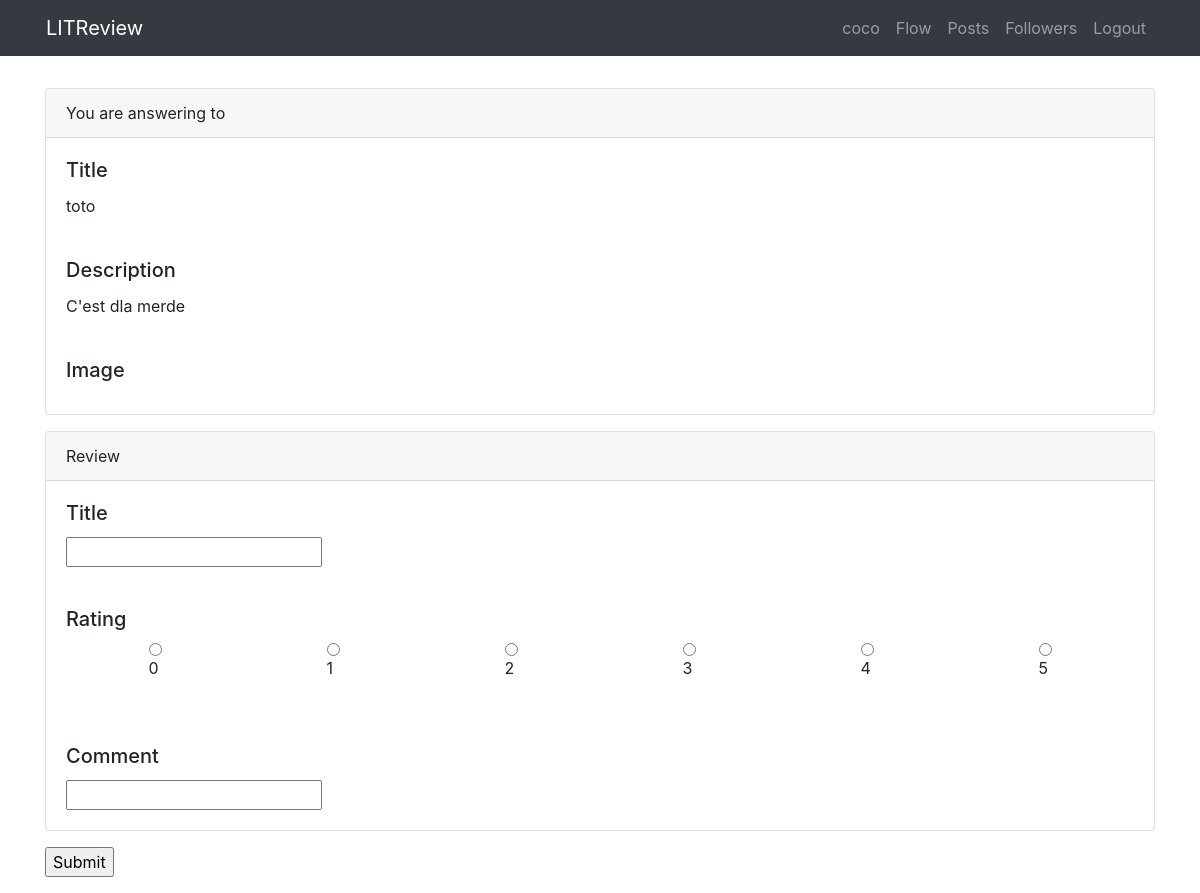
Page /reviews/review/response/15 (signed in) on the earlier database version.
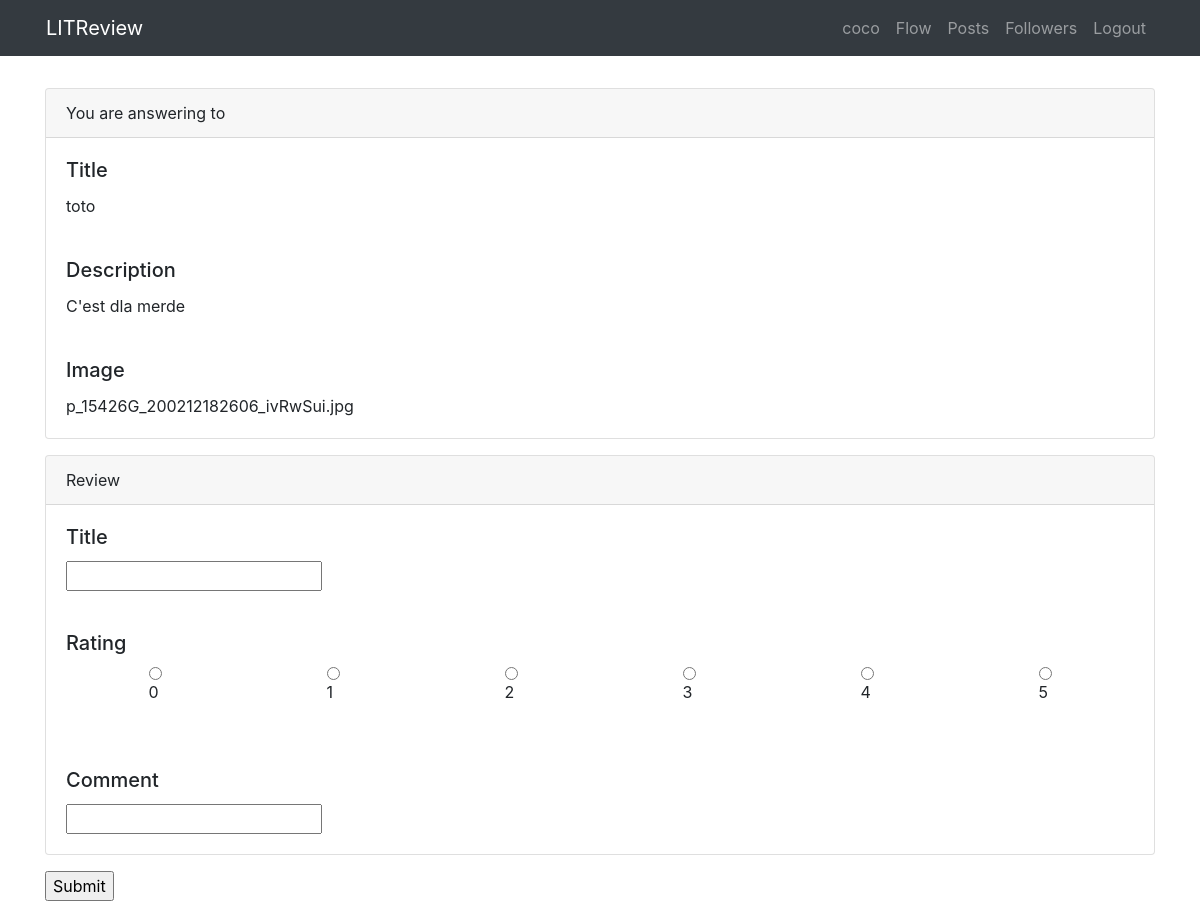
Same page on the later database version.
### reviews/models.py (models this page shows, shortened)
class Ticket(models.Model):
    title = models.CharField(max_length=128)
    description = models.TextField(max_length=2048, blank=True)
    user = models.ForeignKey(to=settings.AUTH_USER_MODEL, on_delete=models.CASCADE)
    image = models.ImageField(null=True, blank=True)
    time_created = models.DateTimeField(auto_now_add=True)

### reviews/views.py (the view, shortened to what this page needs)
# urls.py: path('review/response/<int:pk>', ReviewFromPostCreateView.as_view(), name='review_create_from_ticket'),
class ReviewFromPostCreateView(LoginRequiredMixin, CreateView):
    form_class = ReviewForm
    template_name = "create_review_from_ticket.html"
    success_url = reverse_lazy("review_list")
    def get_context_data(self, **kwargs):
        context = super(ReviewFromPostCreateView, self).get_context_data(**kwargs)
        context["ticket"] = Ticket.objects.get(id=self.kwargs['pk'])
        return context

### reviews/forms.py
class ReviewForm(ModelForm):
    class Meta:
        model = Review
        fields = ("rating", "headline", "body",)
        widgets = {"rating": RadioSelect(choices=[(0, "0"), (1, "1"), (2, "2"), (3, "3"), (4, "4"), (5, "5")],
                                         attrs={"class": "list-unstyled d-flex flex-row justify-content-around"})}

### reviews/templates/create_review_from_ticket.html (shortened to what this page needs)
{% extends 'base.html' %}
{% block content %}
<div class="container my-3">
    <div class="row">
        <div class="col">
            <form method="POST">
                <div class="card my-3">
                    <div class="card-header">
                        You are answering to
                    </div>
                    <div class="card-body">
                        <h5 class="card-title">Title</h5>
                        {{ ticket.title }}
                    </div>
                    <div class="card-body">
                        <h5 class="card-title">Description</h5>
                        {{ ticket.description }}
                    </div>
                    <div class="card-body">
                        <h5 class="card-title">Image</h5>
                        {{ ticket.image }}
                    </div>
                </div>
                <div class="card my-3">
                    <div class="card-header">
                        Review
                    </div>
                    <div class="card-body">
                        <h5 class="card-title">Title</h5>
                        {{ form.headline }}
                    </div>
                    <div class="card-body">
                        <h5 class="card-title">Rating</h5>
                        {{ form.rating }}
                    </div>
                    <div class="card-body">
                        <h5 class="card-title">Comment</h5>
                        {{ form.body }}
                    </div>
                </div>
                <input type="submit">
            </form>
        </div>
    </div>
</div>
{% endblock %}

Differences in the rows shown:
changed Ticket "toto": image (not shown) → "p_15426G_200212182606_ivRwSui.jpg"
